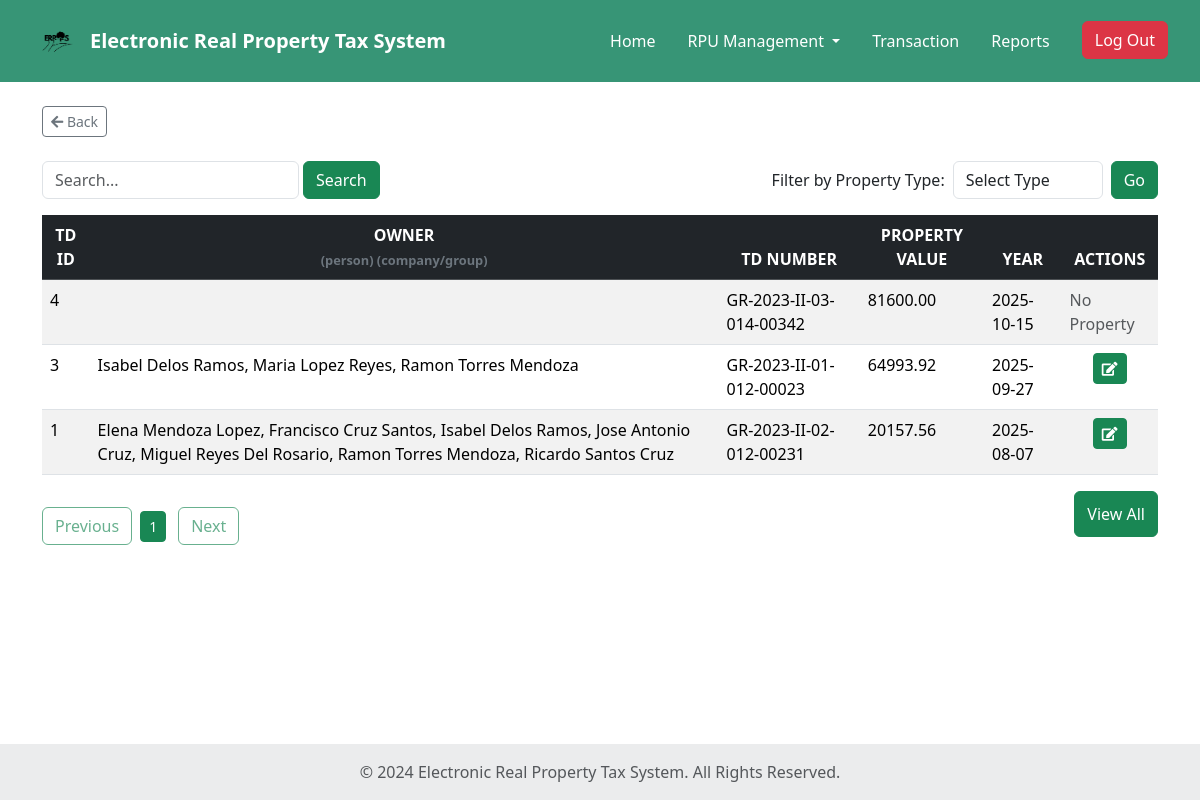
The page /Municipal/Tax-Declaration-List.php (signed in) on the database as committed earlier.
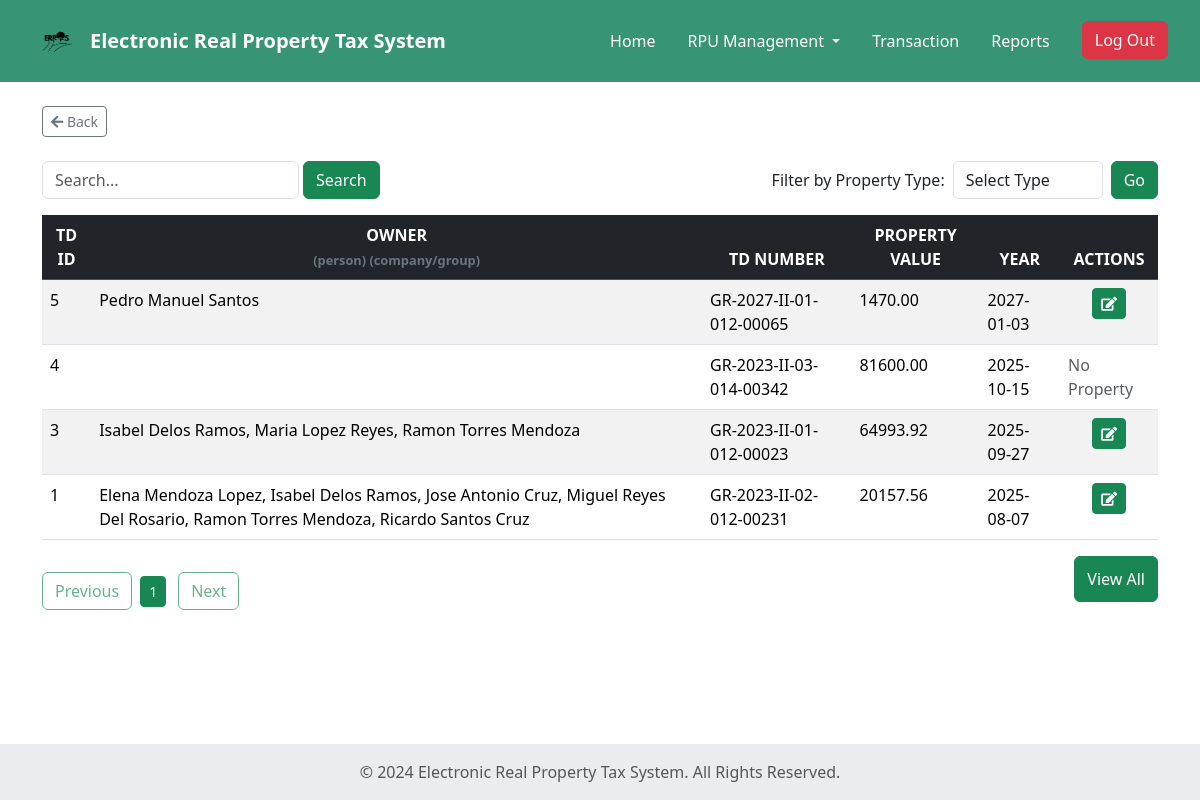
The same page on the database as committed later.
### tables this page shows
CREATE TABLE `rpu_dec` (
  `dec_id` int(10) NOT NULL,
  `arp_no` varchar(150) NOT NULL,
  `pro_assess` varchar(250) NOT NULL,
  `pro_date` date NOT NULL,
  `mun_assess` varchar(250) NOT NULL,
  `mun_date` date NOT NULL,
  `td_cancel` int(30) NOT NULL,
  `previous_pin` int(30) NOT NULL,
  `tax_year` date NOT NULL,
  `entered_by` int(30) NOT NULL,
  `entered_year` date NOT NULL,
  `prev_own` varchar(250) NOT NULL,
  `prev_assess` decimal(10,2) NOT NULL,
  `faas_id` int(11) DEFAULT NULL,
  `total_property_value` decimal(15,2) NOT NULL
);

### Municipal/Tax-Declaration-List.php (the view, shortened to what this page needs)
<?php
$conn = Database::getInstance();
$sql = "
  SELECT
    r.dec_id,
    r.arp_no,
    r.total_property_value,
    r.tax_year,
    f.faas_id,
    f.pro_id AS p_id,
    GROUP_CONCAT(DISTINCT CONCAT(o.own_fname, ' ', o.own_mname, ' ', o.own_surname) SEPARATOR ', ') AS owner_names
  FROM rpu_dec r
  LEFT JOIN faas f ON r.faas_id = f.faas_id
  LEFT JOIN propertyowner po ON po.property_id = f.pro_id
  LEFT JOIN owners_tb o ON o.own_id = po.owner_id
  GROUP BY r.dec_id, f.faas_id, f.pro_id
  ORDER BY r.dec_id DESC
";
$result = $conn->query($sql);
?>
<!doctype html>
<html lang="en">
<head>
  <link rel="stylesheet" href="https://cdnjs.cloudflare.com/ajax/libs/font-awesome/5.15.4/css/all.min.css">
  <link href="https://cdn.jsdelivr.net/npm/bootstrap@5.3.2/dist/css/bootstrap.min.css" rel="stylesheet">
  <link rel="stylesheet" href="main_layout.css">
  <link rel="stylesheet" href="header.css">
  <link rel="stylesheet" href="Tax-Declaration-List.css">
</head>
<body>
  <?php include 'header.php'; ?>
  <section class="container mt-4">
    <div class="mb-4 d-flex justify-content-start">
      <a href="Home.php" class="btn btn-outline-secondary btn-sm">
        <i class="fas fa-arrow-left"></i> Back
      </a>
    </div>
    <div class="d-flex justify-content-between align-items-center mb-3">
      <div class="d-flex align-items-stretch" style="width: 250px;">
        <input type="text" id="searchInput" placeholder="Search..." class="form-control" style="width: 400px;">
        <button type="button" id="filterBtn" class="btn btn-success ms-1">Search</button>
      </div>
      <div class="d-flex align-items-center">
        <label class="mb-0 me-2" for="propertyType">Filter by Property Type:</label>
        <select id="propertyType" class="form-control me-2" style="width: 150px;">
          <option value="">Select Type</option>
        </select>
        <button type="button" class="btn btn-success">Go</button>
      </div>
    </div>
    <div class="table-responsive">
      <table class="table table-hover table-striped modern-table" id="dataTable">
        <thead class="table-dark">
          <tr>
            <th class="text-center">TD ID</th>
            <th class="text-center">OWNER<br><span class="owner-subtext">(person) (company/group)</span></th>
            <th class="text-center">TD NUMBER</th>
            <th class="text-center">PROPERTY VALUE</th>
            <th class="text-center">YEAR</th>
            <th class="text-center">ACTIONS</th>
          </tr>
        </thead>
        <tbody>
          <?php
          if ($result && $result->num_rows > 0) {
              while ($row = $result->fetch_assoc()) {
                  $dec_id = $row['dec_id'];
                  $p_id = $row['p_id'];
                  $owner_names = $row['owner_names'] ?? '';
                  echo "<tr>";
                  echo "<td>" . htmlspecialchars($dec_id) . "</td>";
                  echo "<td>" . htmlspecialchars($owner_names) . "</td>";
                  echo "<td>" . htmlspecialchars($row['arp_no']) . "</td>";
                  echo "<td>" . htmlspecialchars($row['total_property_value']) . "</td>";
                  echo "<td>" . htmlspecialchars($row['tax_year']) . "</td>";
                  if (!empty($p_id)) {
                      echo "<td class='text-center'><a href='FAAS.php?id={$p_id}' class='btn btn-success btn-sm'><i class='fas fa-edit'></i></a </td>";
                  } else {
                      echo "<td><span class='text-muted'>No Property</span></td>";
                  }
                  echo "</tr>";
              }
          } else {
              echo "<tr><td colspan='6' class='text-center'>No records found.</td></tr>";
          }
          ?>
        </tbody>
        </table>
            <div class="d-flex justify-content-between mt-3">
         <div class="d-flex justify-content-center align-items-center mt-3" id="paginationControls"></div>
        <button type="button" class="btn btn-success mb-2" data-bs-toggle="modal" data-bs-target="#viewAllModal">View All</button>
    </div>
  </section>
  <footer class="bg-body-tertiary text-center text-lg-start mt-auto">
    <div class="text-center p-3" style="background-color: rgba(0, 0, 0, 0.05);">
      <span class="text-muted">© 2024 Electronic Real Property Tax System. All Rights Reserved.</span>
    </div>
  </footer>
</body>
</html>

Rows that differ between the two databases and show on the page:
added rpu_dec: dec_id "5", owner_names "Pedro Manuel Santos", arp_no "GR-2027-II-01-012-00065", total_property_value "1470.00", tax_year "2027-01-03"
changed rpu_dec "GR-2023-II-02-012-00231": owner_names "Elena Mendoza Lopez, Francisco Cruz Santos, Isabel Delos Ramos, Jose Antonio Cruz, Miguel Reyes Del Rosario, Ramon Torres Mendoza, Ricardo Santos Cruz" → "Elena Mendoza Lopez, Isabel Delos Ramos, Jose Antonio Cruz, Miguel Reyes Del Rosario, Ramon Torres Mendoza, Ricardo Santos Cruz"
